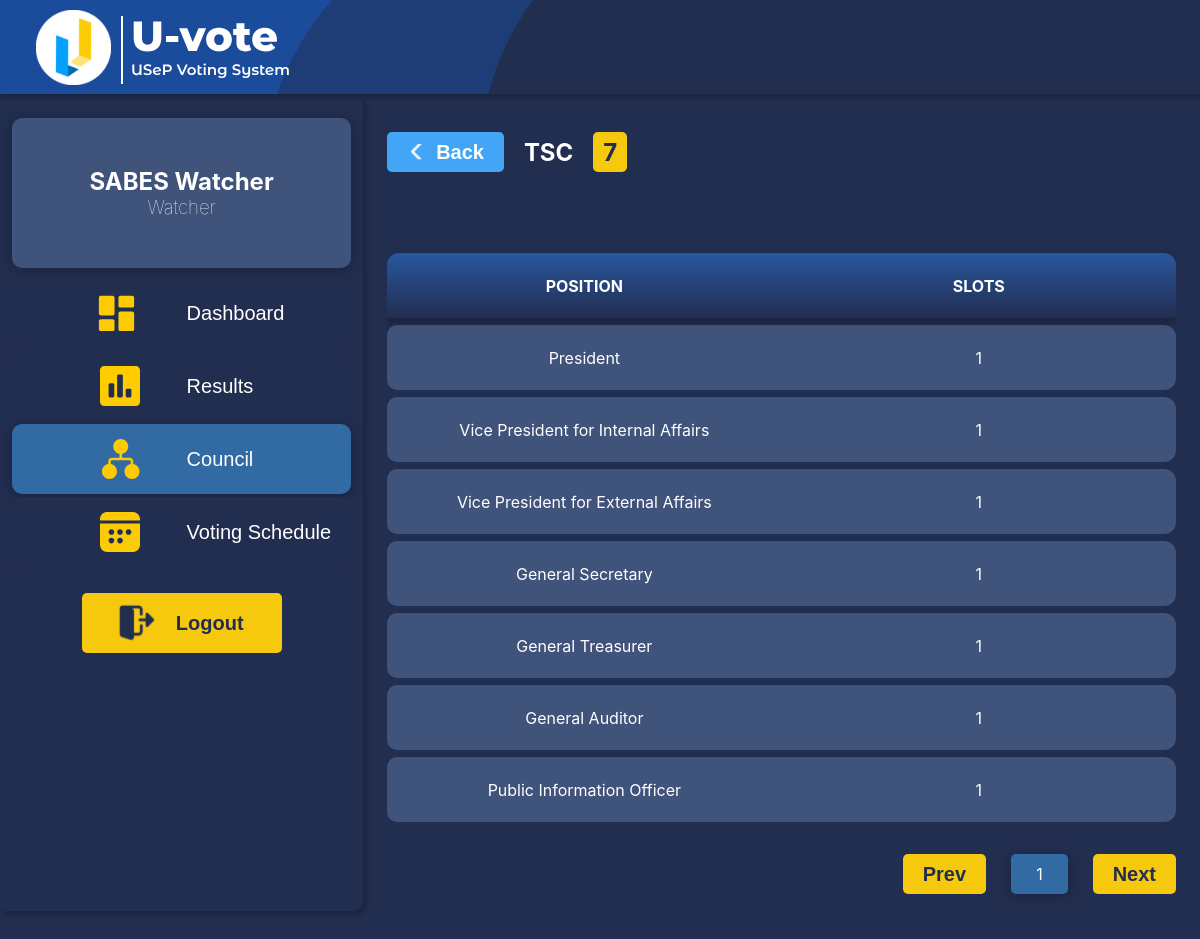
The app's page /ViewCouncil.php (signed in) with its own data.
### tables this page shows
CREATE TABLE IF NOT EXISTS `users` (
  `usep_ID` int NOT NULL,
  `username` varchar(255) NOT NULL,
  `userpass` varchar(255) NOT NULL,
  `LName` varchar(255) NOT NULL,
  `FName` varchar(255) NOT NULL,
  `usertype` varchar(50) NOT NULL,
  `User_status` varchar(50) NOT NULL,
  `last_heartbeat` timestamp NULL DEFAULT NULL,
  `logged_out` tinyint(1) DEFAULT '0',
  PRIMARY KEY (`usep_ID`)
);

CREATE TABLE IF NOT EXISTS `positions` (
  `id` int NOT NULL AUTO_INCREMENT,
  `council_id` int DEFAULT NULL,
  `council_name` varchar(55) NOT NULL,
  `position_name` varchar(50) NOT NULL,
  `position_slot` int DEFAULT NULL,
  PRIMARY KEY (`id`),
  KEY `council_id` (`council_id`)
);

### ViewCouncil.php (the view, shortened to what this page needs)
<?php
include "DBSession.php";
$usertype = $_SESSION['usertype'];
$username = $_SESSION['username'];
$sql = "SELECT Fname, LName FROM users WHERE username = ? AND usertype = ?";
$stmt = $conn->prepare($sql);
$stmt->bind_param("ss", $username, $usertype);
$stmt->execute();
$stmt->bind_result($Fname, $LName);
$council_name = "TSC";
if (isset($_GET['council_name'])) {
    $council_name = $_GET['council_name'];
} else {
    $council_name = "TSC";
}
?>
<!DOCTYPE html>
<html lang="en">
<head>
</head>
<body>
    <header>
        <div class="logoName">
            <img id="Logo" src="U-Vote Logo.svg" alt="Logo">
            <img id="Name" src="U-Vote Name.svg" alt="Name">
        </div>
    </header>
    <div class="bodycontainer">
        <div class="menu">
            <div class="accounttag">
                <h2 class="username"><?php echo $Fname . " " . $LName ?></h2>
                <h3 class="usertype"><?php echo $usertype ?></h3>
            </div>
            <div class="buttonContainer">
                <button onclick="switchHTML('Dashboard.php')">
                    <div><img src="dashboard.svg" alt="dashboard icon"></div>
                    <div>Dashboard</div>
                </button>
                <button id="RESULTS" onclick="switchHTML('Results.php')">
                    <div><img src="result.svg" alt="result icon"></div>
                    <div>Results</div>
                </button>
                <button id="selected">
                    <div><img src="council.svg" alt="council icon"></div>
                    <div>Council</div>
                </button>
                <button id="SCHEDULE" onclick="switchHTML('Schedule.php')">
                    <div><img src="schedule.svg" alt="calendar icon"></div>
                    <div>Voting Schedule</div>
                </button>
                <br>
                <button id="logout" class="Logoutbutton">
                    <div><img src="logout.svg" alt="log out icon"></div>
                    <div>Logout</div>
                </button>
            </div>
        </div>
        <div class="content">
            <div class="contenthead">
                <div class="titlecontainer">
                    <div>
                        <button onclick="switchHTML('Council.php')" id="backbutton"><img src="backIcon.svg" alt="plus icon">Back</button>
                    </div>
                    <div>
                        <h2><?php echo $council_name ?></h2>
                    </div>
                    <div class="yellowBG">
                        <h2 id="rowNumbershow">0</h2>
                    </div>
                </div>
            </div>
            <div class="tableandnav">
                <div class="tablecontainer">
                    <table id="Results">
                        <tr class="trheader">
                            <th class="thfirst">POSITION</th>
                            <th class="thlast">SLOTS</th>
                        </tr>
                        <?php
                        $sql = "SELECT position_name, position_slot FROM positions WHERE council_name = '$council_name'";
                        $result = $conn->query($sql);
                        if ($result->num_rows > 0) {
                            while ($row = $result->fetch_assoc()) {
                        ?>
                                <tr>
                                    <td class="tdfirst"><?php echo $row["position_name"] ?></td>
                                    <td class="tdlast"><?php echo $row["position_slot"] ?></td>
                                </tr>
                        <?php
                            }
                        }
                        ?>
                    </table>
                </div>
                <div class="navTable">
                    <div class="prevcontainer">
                        <button id="prevButton" onclick="navigateRows(-1)">Prev</button>
                    </div>
                    <div class="pageIndicator" id="pageNumbers">
                    </div>
                    <div class="nextcontainer">
                        <button id="nextButton" onclick="navigateRows(1)">Next</button>
                    </div>
                </div>
            </div>
        </div>
    </div>
</body>
</html>

### records on screen
users: FName "SABES", LName "Watcher"
positions: position_name "President", position_slot "1"
positions: position_name "Vice President for Internal Affairs", position_slot "1"
positions: position_name "Vice President for External Affairs", position_slot "1"
positions: position_name "General Secretary", position_slot "1"
positions: position_name "General Treasurer", position_slot "1"
positions: position_name "General Auditor", position_slot "1"
positions: position_name "Public Information Officer", position_slot "1"

### other values on screen
$usertype "Watcher"
$council_name "TSC"
